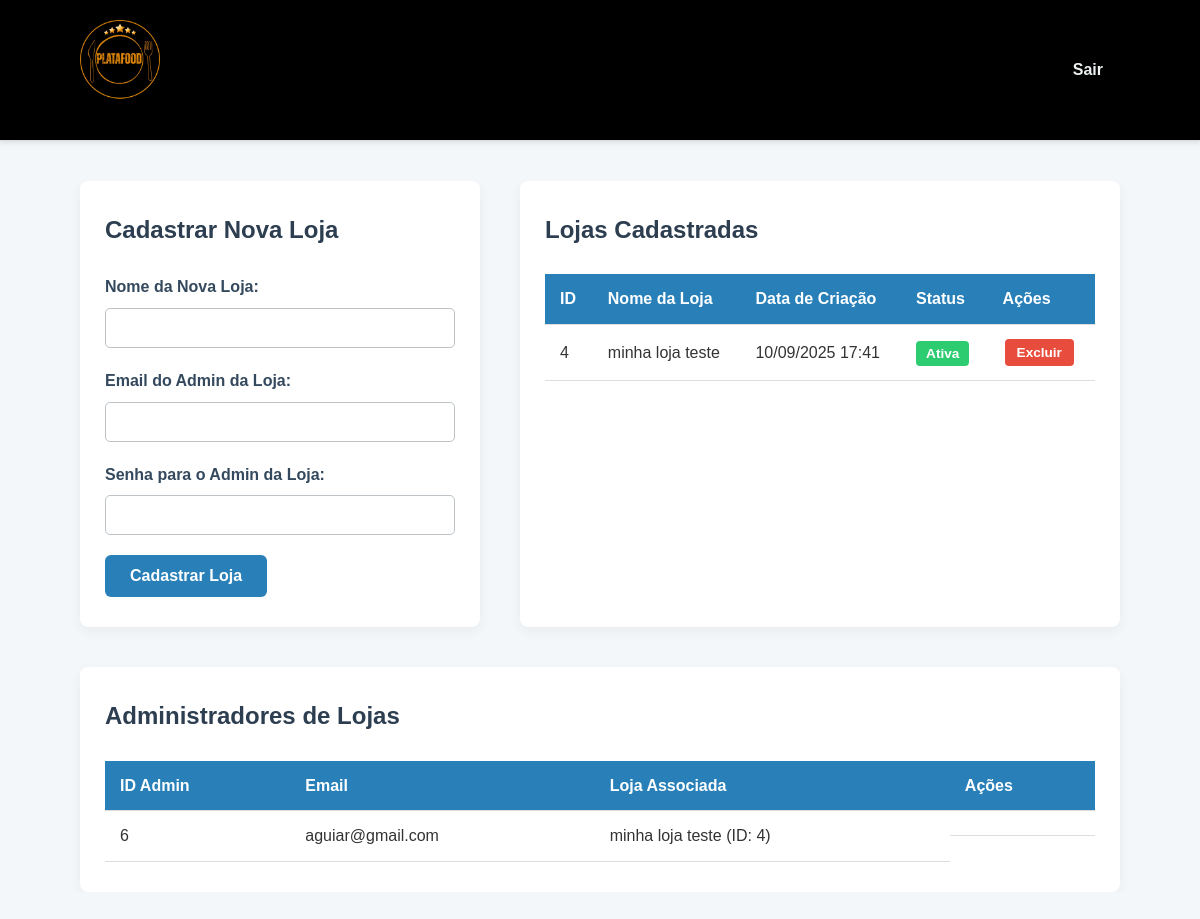
/superadmin/dashboard.php (signed in), run on the app's committed database.
### tables this page shows
CREATE TABLE `lojas` (
  `id` int(11) NOT NULL,
  `nome` varchar(255) NOT NULL,
  `data_criacao` timestamp NOT NULL DEFAULT current_timestamp(),
  `ativa` tinyint(1) DEFAULT 1
);

### superadmin/dashboard.php (the view, shortened to what this page needs)
<?php
require_once 'includes/auth_check.php';
$stmt_lista_lojas = $pdo->query("SELECT id, nome, data_criacao, ativa FROM lojas ORDER BY nome ASC");
$lojas = $stmt_lista_lojas->fetchAll(PDO::FETCH_ASSOC);
$stmt_lista_admins = $pdo->query("SELECT a.id, a.email, l.nome as nome_loja, a.loja_id FROM admins a JOIN lojas l ON a.loja_id = l.id ORDER BY l.nome, a.email ASC");
$admins = $stmt_lista_admins->fetchAll(PDO::FETCH_ASSOC);
?>
<!DOCTYPE html>
<html lang="pt-BR">
<head>
    <link rel="stylesheet" href="../css/style.css">
</head>
<body class="admin-page">
    <header class="admin-header">
        <div class="container">
          <div class="logo">
        <img src="../img/logoplatafood.png" alt="Logo da Plataforma">
    </div>
            <nav>
                <a href="logout.php">Sair</a>
            </nav>
        </div>
    </header>
    <main class="container admin-main">
        <div class="superadmin-grid">
            <div class="form-wrapper">
                <h2>Cadastrar Nova Loja</h2>
                <form action="dashboard.php" method="POST">
                    <div class="form-group">
                        <label for="nome_loja">Nome da Nova Loja:</label>
                        <input type="text" id="nome_loja" name="nome_loja" required>
                    </div>
                    <div class="form-group">
                        <label for="email_admin">Email do Admin da Loja:</label>
                        <input type="email" id="email_admin" name="email_admin" required>
                    </div>
                    <div class="form-group">
                        <label for="senha_admin">Senha para o Admin da Loja:</label>
                        <input type="password" id="senha_admin" name="senha_admin" required minlength="6">
                    </div>
                    <button type="submit" name="cadastrar_loja" class="btn">Cadastrar Loja</button>
                </form>
            </div>
            <div class="lista-wrapper">
                <h2>Lojas Cadastradas</h2>
                <?php if (empty($lojas)): ?>
                    <p>Nenhuma loja cadastrada ainda.</p>
                <?php else: ?>
                    <table class="admin-table">
                        <thead>
                            <tr>
                                <th>ID</th>
                                <th>Nome da Loja</th>
                                <th>Data de Criação</th>
                                <th>Status</th>
                                <th>Ações</th>
                            </tr>
                        </thead>
                        <tbody>
                            <?php foreach ($lojas as $loja): ?>
                                <tr>
                                    <td><?php echo $loja['id']; ?></td>
                                    <td><?php echo htmlspecialchars($loja['nome']); ?></td>
                                    <td><?php echo date('d/m/Y H:i', strtotime($loja['data_criacao'])); ?></td>
                                    <td>
                                        <form method="POST" style="display:inline;">
                                            <button type="submit" name="toggle_loja_status" class="status-toggle-btn <?php echo $loja['ativa'] ? 'active' : 'inactive'; ?>">
                                                <?php echo $loja['ativa'] ? 'Ativa' : 'Inativa'; ?>
                                            </button>
                                        </form>
                                    </td>
                                    <td class="action-buttons">
                                        <form method="POST" style="display:inline;" onsubmit="return confirm('ATENÇÃO: Tem certeza que deseja EXCLUIR esta loja e TODOS os seus dados (produtos, pedidos, admins, etc.)? Esta ação é irreversível!');">
                                            <button type="submit" name="excluir_loja" class="btn-remover">Excluir</button>
                                        </form>
                                    </td>
                                </tr>
                            <?php endforeach; ?>
                        </tbody>
                    </table>
                <?php endif; ?>
            </div>
        </div>
        <div class="lista-wrapper full-width-section">
            <h2>Administradores de Lojas</h2>
            <?php if (empty($admins)): ?>
                <p>Nenhum administrador de loja cadastrado ainda.</p>
            <?php else: ?>
                <table class="admin-table">
                    <thead>
                        <tr>
                            <th>ID Admin</th>
                            <th>Email</th>
                            <th>Loja Associada</th>
                            <th>Ações</th>
                        </tr>
                    </thead>
                    <tbody>
                        <?php foreach ($admins as $admin): ?>
                            <tr>
                                <td><?php echo $admin['id']; ?></td>
                                <td><?php echo htmlspecialchars($admin['email']); ?></td>
                                <td><?php echo htmlspecialchars($admin['nome_loja']); ?> (ID: <?php echo $admin['loja_id']; ?>)</td>
                                <td class="action-buttons">
                                </td>
                            </tr>
                        <?php endforeach; ?>
                    </tbody>
                </table>
            <?php endif; ?>
        </div>
    </main>
</body>
</html>

### css/style.css (style rules this page uses)
* { margin: 0; padding: 0; box-sizing: border-box; font-family: Arial, sans-serif; }
body { background-color: #f4f4f4; color: #333; line-height: 1.6; }
.container { max-width: 1100px; margin: auto; overflow: hidden; padding: 0 20px; }
header { background: #fff; color: #333; padding: 1rem 0; border-bottom: 1px solid #ddd; position: sticky; top: 0; z-index: 1000; }
header .container { display: flex; justify-content: space-between; align-items: center; }
header .logo { font-size: 1.5rem; font-weight: bold; color: #e67e22; text-decoration: none; }
header nav a { text-decoration: none; color: #333; font-weight: bold; transition: color 0.3s ease; }
main { padding: 2rem 0; }
h1, h2 { margin-bottom: 1.5rem; color: #333; }
.btn, button { display: inline-block; background: #e67e22; color: #fff; padding: 10px 20px; border: none; cursor: pointer; border-radius: 5px; text-decoration: none; font-size: 1rem; transition: background 0.3s ease; }
.form-group { margin-bottom: 1rem; }
.form-group label { display: block; margin-bottom: 5px; }
.form-group input, .form-group textarea, .form-group select { width: 100%; padding: 10px; border: 1px solid #ddd; border-radius: 5px; }
.form-wrapper { background: #fff; padding: 2rem; border-radius: 5px; width: 100%; max-width: 400px; }
.admin-header { background: black !important; }
.admin-header .logo { color: #fff; }
.admin-header nav a { color: #ecf0f1; }
.btn-edit, .btn-remover { display: inline-block; padding: 6px 12px; margin: 2px; color: #fff; text-decoration: none; font-size: 0.85rem; font-weight: bold; border-radius: 4px; border: none; cursor: pointer; text-align: center; transition: background-color 0.2s ease, transform 0.2s ease; }
.btn-remover { background-color: #e74c3c; }
.admin-main { background-color: var(--admin-bg); transition: background-color 0.3s ease; }
body.admin-page { background-color: var(--admin-bg); transition: background-color 0.3s ease; }
.admin-main { background-color: transparent; }
html { scroll-behavior: smooth; scroll-padding-top: 100px; }
.logo { display: flex; align-items: center; text-decoration: none; }
.admin-header { background-color: black; color: #ecf0f1; padding: 20px 0; box-shadow: 0 2px 5px rgba(0,0,0,0.1); }
.admin-header .container { width: 90%; max-width: 1100px; margin: 0 auto; display: flex; justify-content: space-between; align-items: center; }
.logo { text-align: center; margin-bottom: 20px; }
.logo img { max-width: 180px; height: auto; }
body.admin-page { background-color: #f4f7fa; color: #333; min-height: 100vh; }
.admin-header { background-color: #2c3e50; color: #ecf0f1; padding: 20px 0; box-shadow: 0 2px 5px rgba(0,0,0,0.1); }
.admin-header nav a { color: #ecf0f1; text-decoration: none; font-weight: 600; padding: 8px 15px; border: 2px solid transparent; border-radius: 4px; transition: background-color 0.3s ease, border-color 0.3s ease; }
.container.admin-main { width: 90%; max-width: 1100px; margin: 40px auto; }
.superadmin-grid { display: grid; grid-template-columns: 1fr 1.5fr; gap: 40px; }
.form-wrapper { background-color: #fff; padding: 30px 25px; border-radius: 8px; box-shadow: 0 4px 12px rgba(0,0,0,0.05); }
.form-wrapper h2 { margin-bottom: 25px; color: #2c3e50; font-weight: 700; font-size: 1.5rem; }
.form-group { margin-bottom: 20px; }
.form-group label { display: block; font-weight: 600; margin-bottom: 8px; color: #34495e; }
.form-group input[type="text"], .form-group input[type="email"], .form-group input[type="password"] { width: 100%; padding: 10px 14px; border: 1.8px solid #bdc3c7; border-radius: 5px; font-size: 1rem; transition: border-color 0.3s ease; }
.btn { background-color: #2980b9; color: #fff; font-weight: 700; padding: 12px 25px; border: none; border-radius: 6px; cursor: pointer; font-size: 1rem; transition: background-color 0.3s ease; }
.lista-wrapper { background-color: #fff; padding: 30px 25px; border-radius: 8px; box-shadow: 0 4px 12px rgba(0,0,0,0.05); }
.lista-wrapper h2 { margin-bottom: 25px; color: #2c3e50; font-weight: 700; font-size: 1.5rem; }
.admin-table { width: 100%; border-collapse: collapse; }
.admin-table thead { background-color: #2980b9; color: #fff; }
.admin-table th, .admin-table td { padding: 12px 15px; text-align: left; border-bottom: 1px solid #ddd; }
.logo img { max-width: 80px; height: auto; }

### data on the page
lojas: id "4", nome "minha loja teste", data_criacao "10/09/2025 17:41", ativa "Ativa"

### other printed values
$admin['id'] "6"
$admin['email'] "aguiar@gmail.com"
$admin['nome_loja'] "minha loja teste"
$admin['loja_id'] "4"
